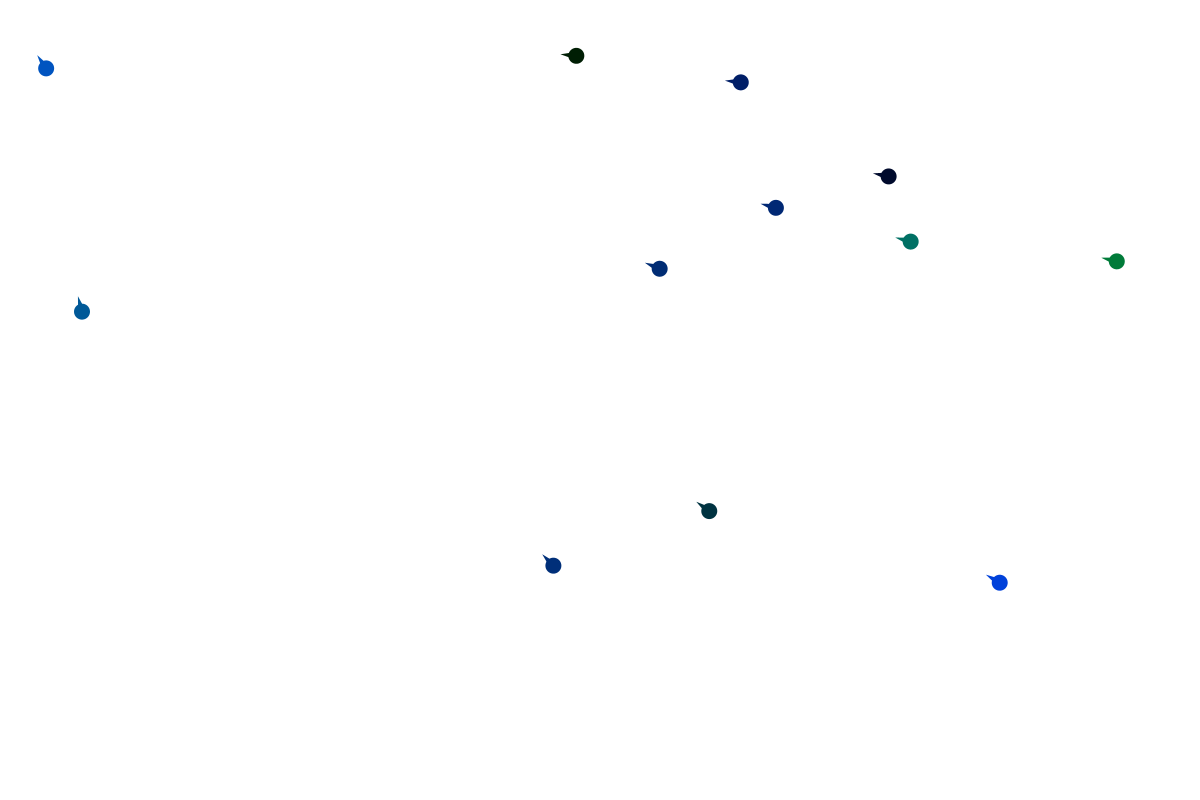
Frame 1 (no input)
Frame 60 (the mouse pressed at the canvas centre just before this capture): identical to frame 1, image omitted
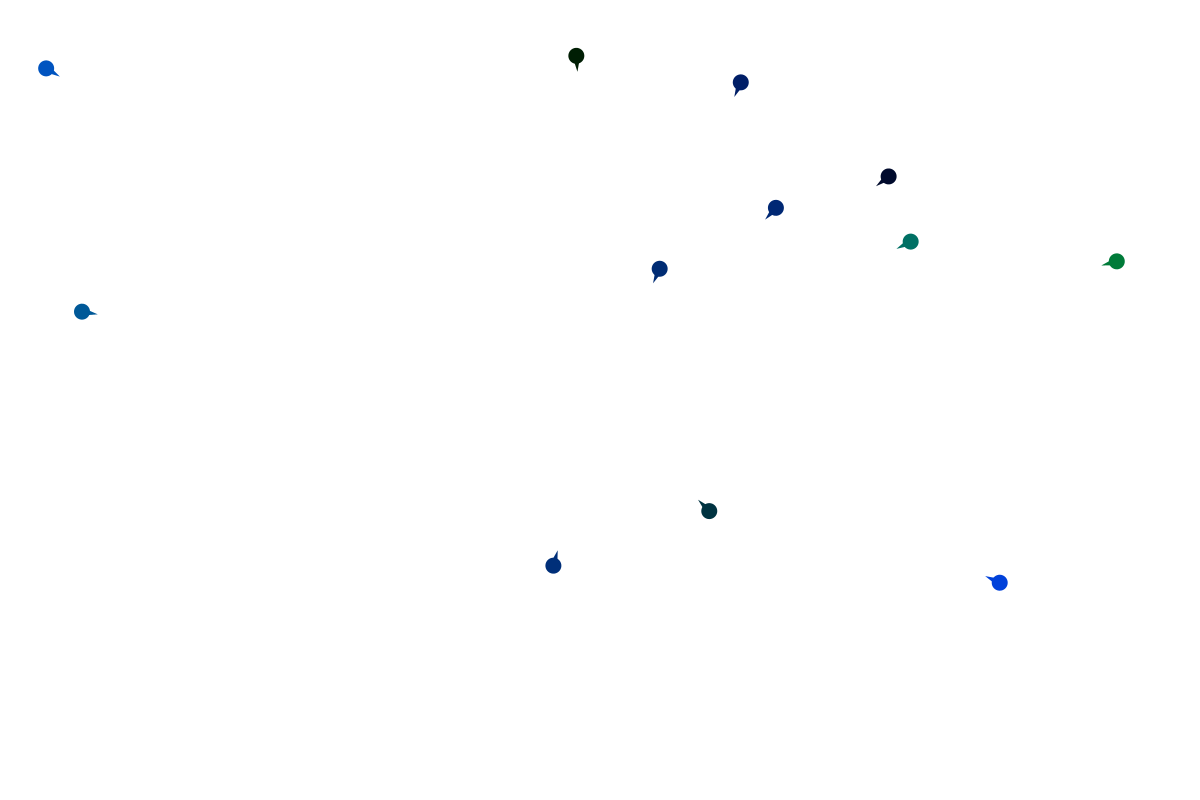
Frame 120 (the mouse held since frame 60 and released just before this capture)

The Processing sketch that drew these frames (run headless with seeded random() and noise(); from frame 60 on, the mouse is pressed at the canvas centre):

// Processing sketch: processing_84490
// ── processing_84490.pde

/*
Dogs - a Processing sketch by Chris Mealing
January 5, 2013

A program based on the PVector tutorial at http://processing.org/learning/pvector/

Left mouse to start and stop movement.
Right mouse to target the mouse, or return to the initial locations
*/


int numChasers = 12;
boolean active = false;
boolean mouse = true;
PVector tgt;

Chaser[] chasers;  // array to hold the dogs

void setup() {
  size(1200, 800);
  chasers = new Chaser[numChasers]; 
  for (int i = 0; i < numChasers; i++) {
    chasers[i] = new Chaser(random(width), random(height), 0, 0);
  }
}


void draw() {
  background(255);
  noStroke();
  tgt = new PVector(mouseX, mouseY);  // mouse location
  for (int i = 0; i < numChasers; i++) {
    if (!mouse) {
      tgt = chasers[i].origin;
    }
    chasers[i].track(tgt);
    if (active == true) {
      chasers[i].move();
    }
    chasers[i].display();
  }
}


void mousePressed() {
  // LEFT button toggle simulation active
  if (mouseButton == LEFT) {
    if (active) {
      active = false;
    } else {
      active = true;
    }
  }
  // RIGHT button toggle between target as mouse or initial point
  if (mouseButton == RIGHT) {
    if (mouse) {
      mouse = false;
    } else {
      mouse = true;
    }
  }
}
class Chaser {
  // class variables
  float dia = 16;
  float closingRadius = 5 * dia;
  float rebound = 0.75;
  float nomMaxSpd = 10;
  float nomMaxAcc = 0.3;
  float nomBrakingRate = 0.10;  // percentage of velocity to scrub
  float variance = 0.20;
  // object parameters
  PVector origin, position, velocity, acceleration, facing;
  float maxSpd, maxAcc, brakingRate;
  float tgtDist;
  color clr;
    
  
  Chaser (float x_, float y_, float vx_, float vy_) {
    origin = new PVector(x_, y_);  // retain the original position
    position = origin.get();
    velocity = new PVector(vx_, vy_);
    acceleration = new PVector(0, 0);
    facing = new PVector(1,0);
    maxSpd = nomMaxSpd * random(1 - variance, 1+ variance);
    maxAcc = nomMaxAcc * random(1 - variance, 1+ variance);
    brakingRate = nomBrakingRate * random(1 - variance, 1+ variance);
    clr = color(0,random(128),random(255));
  }
  
  
  /*
  method to track target and calculate appropriate acceleration */
  void track(PVector target){
    /*
    find target */
    PVector targetDir = PVector.sub(target, position);  // direction to mouse
    targetDir.normalize();  // unitize direction vector
    tgtDist = PVector.dist(target, position);
    float tgtAngle = PVector.angleBetween(velocity, acceleration);
    /*
    adjust facing 
    Chaser looks towards target, even if its velocity isn't in the targets direction 
        Could use: 
          float facingAngle = targetDir.heading() - facing.heading();
          facing.rotate(facingAngle);
        but processing.js implementation of PVector doesn't recognize .heading() or .rotate()
        so I wrote heading() and rotateV()
    */
    float facingAngle = heading(targetDir) - heading(facing);
    rotateV(facing, facingAngle);
    /*
    calculate desired acceleration towards target */
    acceleration = targetDir.get();  // set acceleration vector towards mouse
    acceleration.mult(maxAcc);  // set nominal acceleration magnitude
    /*
    check braking - if target is close, or behid, start slowing down by scrubbing velocity */
    if ((tgtDist < closingRadius) || (abs(tgtAngle) > PI/2)) {
      PVector braking = velocity.get();  // need to use .get() to return a copy!
      braking.normalize();  // now a vector representing current velocity direction
      braking.mult(-brakingRate * velocity.mag());
      acceleration.add(braking);
    }
  }
    
    
  void move(){
    /* 
    update velocity */
    velocity.add(acceleration);  // change velocity
    velocity.limit(maxSpd);  // limit velocity
    /*
    but... if at object, then stop */
    if ((tgtDist < 0.10 * dia) && (velocity.mag() < 0.10 * maxSpd)) {
      velocity.mult(0);
    }
    // calculate new position and check edges
    position.add(velocity);  
    edges();
  }
 
 
  void edges() {
    if ((position.x < 0) || (position.x > width)) {
      velocity.x *= -rebound;
    }
    if ((position.y < 0) || (position.y > height)) {
      velocity.y *= -rebound;
    }
  }
  
  void display() {
    fill(clr);
    pushMatrix();
    translate(position.x, position.y);
    rotate(heading(facing));
    triangle(dia, 0, 0, dia / 4, 0, -dia/4);
    ellipse(0, 0, dia, dia);
    popMatrix();
  }
  

  // function to accomplish PVector.heading() [not avaiable in Processing.js]  
  float heading(PVector vector) {
    return atan2(vector.y, vector.x);
  }
  
  // function to accomplish PVector.rotate() [not avaiable in Processing.js]
  void rotateV(PVector vector, float ang) {
    float oldAng = heading(vector);
    float newAng = oldAng + ang;
    float r = vector.mag();
    float x = r * cos(newAng);
    float y = r * sin(newAng);
    vector.set(x, y, 0);
  }
  
}
